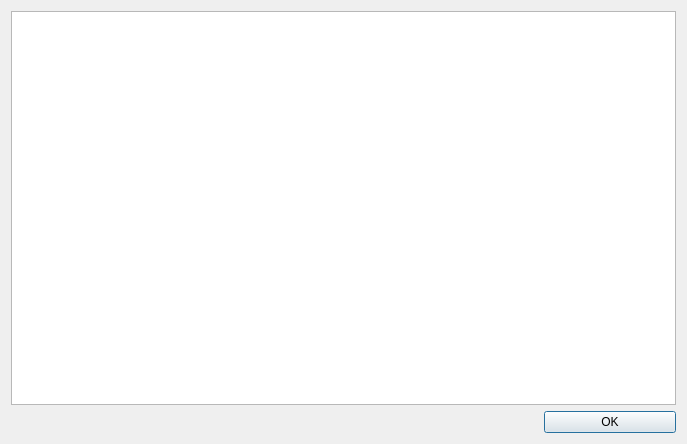
<?xml version="1.0" encoding="UTF-8"?>
<ui version="4.0">
 <class>CSVBrowser</class>
 <widget class="QDialog" name="CSVBrowser">
  <property name="geometry">
   <rect>
    <x>0</x>
    <y>0</y>
    <width>687</width>
    <height>444</height>
   </rect>
  </property>
  <property name="sizePolicy">
   <sizepolicy hsizetype="Expanding" vsizetype="Expanding">
    <horstretch>0</horstretch>
    <verstretch>0</verstretch>
   </sizepolicy>
  </property>
  <property name="windowTitle">
   <string>csv Browser</string>
  </property>
  <property name="layoutDirection">
   <enum>Qt::RightToLeft</enum>
  </property>
  <layout class="QVBoxLayout" name="verticalLayout">
   <property name="sizeConstraint">
    <enum>QLayout::SetNoConstraint</enum>
   </property>
   <item>
    <widget class="QTableView" name="BrowseTable">
     <property name="sizePolicy">
      <sizepolicy hsizetype="Expanding" vsizetype="Expanding">
       <horstretch>0</horstretch>
       <verstretch>0</verstretch>
      </sizepolicy>
     </property>
     <property name="layoutDirection">
      <enum>Qt::RightToLeft</enum>
     </property>
    </widget>
   </item>
   <item>
    <widget class="QPushButton" name="CSVbrwOK">
     <property name="sizePolicy">
      <sizepolicy hsizetype="Preferred" vsizetype="Preferred">
       <horstretch>0</horstretch>
       <verstretch>0</verstretch>
      </sizepolicy>
     </property>
     <property name="maximumSize">
      <size>
       <width>132</width>
       <height>16777215</height>
      </size>
     </property>
     <property name="text">
      <string>OK</string>
     </property>
    </widget>
   </item>
  </layout>
 </widget>
 <resources/>
 <connections/>
</ui>
